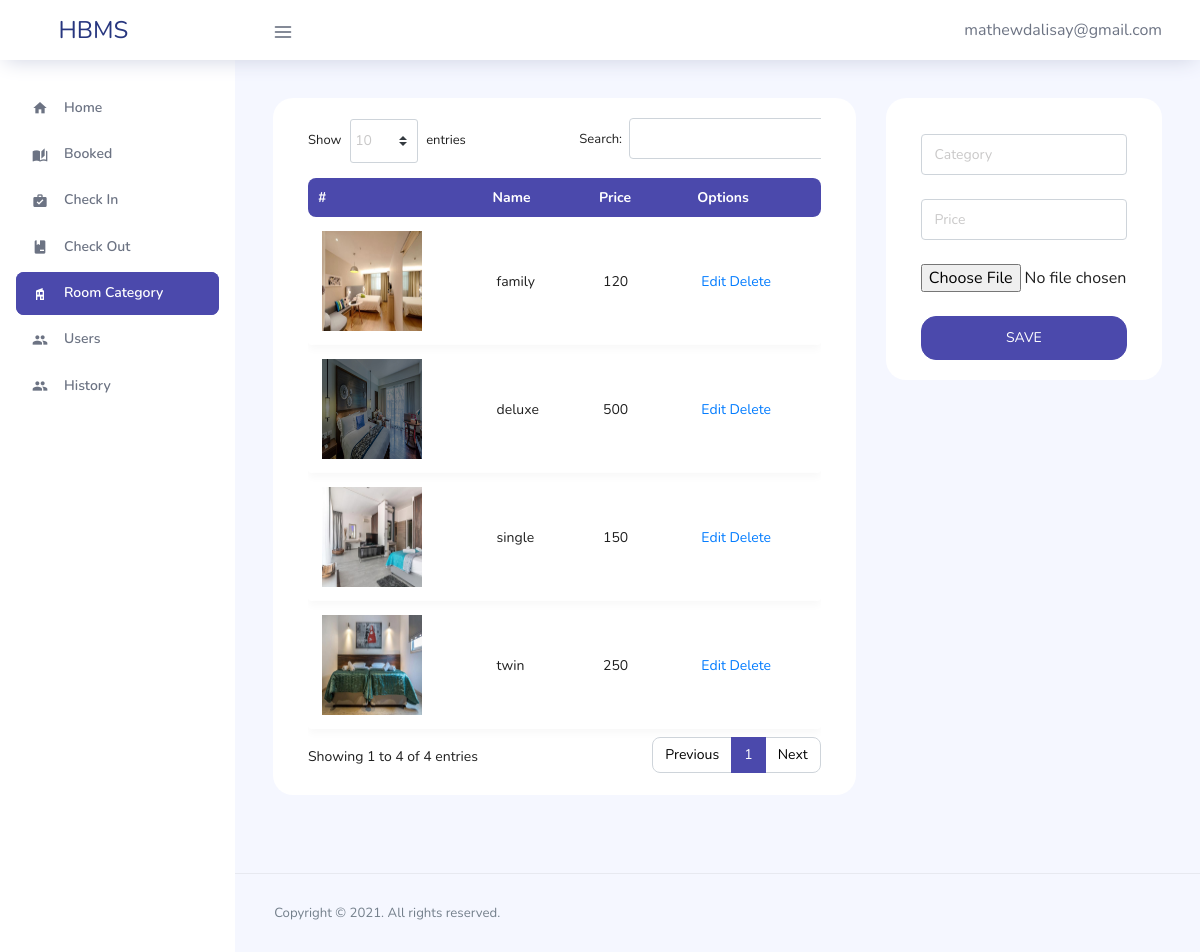
/admin/rooms.php (signed in), run on the app's committed database.
### tables this page shows
CREATE TABLE `room_category` (
  `id` int(11) NOT NULL,
  `category` varchar(50) NOT NULL,
  `price` varchar(50) NOT NULL,
  `image` blob NOT NULL
);

### admin/rooms.php (the view, shortened to what this page needs)
<?php
include('../connection.php');
?>
<!DOCTYPE html>
<html lang="en">
<head>
  <link rel="stylesheet" href="../src/plugins/template/vendors/feather/feather.css">
  <link rel="stylesheet" href="../src/plugins/template/vendors/ti-icons/css/themify-icons.css">
  <link rel="stylesheet" href="../src/plugins/template/vendors/css/vendor.bundle.base.css">
  <link rel="stylesheet" href="../src/plugins/template/vendors/datatables.net-bs4/dataTables.bootstrap4.css">
  <link rel="stylesheet" href="../src/plugins/template/vendors/ti-icons/css/themify-icons.css">
  <link rel="stylesheet" href="../src/plugins/template/vendors/mdi/css/materialdesignicons.min.css">
  <link rel="stylesheet" type="text/css" href="../src/plugins/template/js/select.dataTables.min.css">
  <link rel="stylesheet" href="../src/plugins/template/css/vertical-layout-light/style.css">
</head>
<body>
  <div class="container-scroller">
    <nav class="navbar col-lg-12 col-12 p-0 fixed-top d-flex flex-row">
      <div class="text-center navbar-brand-wrapper d-flex align-items-center justify-content-center">
        <a class="navbar-brand brand-logo mr-5" href="home.php">HBMS</a>
      </div>
      <div class="navbar-menu-wrapper d-flex align-items-center justify-content-end">
        <button class="navbar-toggler navbar-toggler align-self-center" type="button" data-toggle="minimize">
          <span class="icon-menu"></span>
        </button>
        <ul class="navbar-nav navbar-nav-right">
          <li class="nav-item nav-profile dropdown">
            <a class="nav-link dropdown-toggle" href="#" data-toggle="dropdown" id="profileDropdown">
            <?php echo $_SESSION['email'];?>
            </a>
          </li>
        </ul>
      </div>
    </nav>
    <div class="container-fluid page-body-wrapper">
      <nav class="sidebar sidebar-offcanvas" id="sidebar">
        <ul class="nav">
          <li class="nav-item">
            <a class="nav-link" href="home.php">
              <i class="mdi mdi-home menu-icon"></i>
              <span class="menu-title">Home</span>
            </a>
          </li>
          <li class="nav-item">
            <a class="nav-link" href="booked.php">
              <i class="mdi mdi-book-open-page-variant menu-icon"></i>
              <span class="menu-title">Booked</span>
            </a>
          </li>
          <li class="nav-item">
            <a class="nav-link" href="check-in.php">
              <i class="mdi mdi-briefcase-check menu-icon"></i>
              <span class="menu-title">Check In</span>
            </a>
          </li>
          <li class="nav-item">
            <a class="nav-link" href="check-out.php">
              <i class="mdi mdi-book-minus menu-icon"></i>
              <span class="menu-title">Check Out</span>
            </a>
          </li>
          <li class="nav-item">
            <a class="nav-link" href="rooms.php">
              <i class="mdi mdi-home-modern menu-icon"></i>
              <span class="menu-title">Room Category</span>
            </a>
          </li>
          <li class="nav-item">
            <a class="nav-link" href="users.php">
              <i class="mdi mdi-account-multiple menu-icon"></i>
              <span class="menu-title">Users</span>
            </a>
          </li>
          <li class="nav-item">
            <a class="nav-link" href="history.php">
              <i class="mdi mdi-account-multiple menu-icon"></i>
              <span class="menu-title">History</span>
            </a>
          </li>
        </ul>
      </nav>
      <div class="main-panel">
        <div class="content-wrapper">
          <div class="row">
            <div class="col-md-8 grid-margin streach-card">
                <div class="card position-relative">
                    <div class="card-body">
                        <div class="col-md-12 col-xl-12 ">
                            <div class="table-responsive">
                                <table id="data" class="display expandable-table" style="width:100%">
                                    <thead>
                                        <th>#</th>
                                        <th>Name</th>
                                        <th>Price</th>
                                        <th>Options</th>
                                    </thead>
                                    <tbody>
                                        <?php
                                            $sql_view = "SELECT * FROM room_category";
                                            $run_view = mysqli_query($conn,$sql_view);
                                            if(mysqli_num_rows($run_view) > 0){
                                                foreach($run_view as $row){
                                                    ?>
                                                        <tr>
                                                            <td>
                                                                <img src="<?php echo "rooms/" . $row['image']?>" alt="room image" style="border-radius: 0px;" width="100px" height="100px">
                                                            </td>
                                                            <td>
                                                                <?php echo $row['category']?>
                                                            </td>
                                                            <td>
                                                                <?php echo $row['price']?>
                                                            </td>
                                                            <td>
                                                                <a data-id="<?= $row ['id']; ?>" class="rooms" href="#" data-toggle='modal' data-target='#roomModal'>Edit</a>
                                                                <a href="delete-room.php?id=<?php echo $row['id'] ?>">Delete</a>
                                                            </td>
                                                        </tr>
                                                    <?php
                                                }
                                            }
                                        ?>
                                    </tbody>
                                </table>
                            </div>
                        </div>
                    </div>
                </div>
            </div>
            <div class="col-md-4 grid-margin streach-card">
                <div class="card position-relative">
                    <div class="card-body">
                        <div class="col-md-12">
                            <form class="pt-3" action="" method="POST">
                                <div class="form-group">
                                    <input type="text" class="form-control form-control-sm" name="category" id="exampleInputEmail1" placeholder="Category">
                                </div>
                                <div class="form-group">
                                    <input type="text" class="form-control form-control-sm" name="price" id="exampleInputEmail1" placeholder="Price">
                                </div>
                                <div class="form-group">
                                    <input type="file" name="image" id="exampleInputPassword1" placeholder="Image">
                                </div>
                                <div class="mt-3">
                                    <input type="submit" class="btn btn-block btn-primary btn-md font-weight-medium auth-form-btn" name="add_room" value="SAVE">
                                </div>
                            </form>
                        </div>
                    </div>
                </div>
            </div>
          </div>
        </div>
        <footer class="footer">
          <div class="d-sm-flex justify-content-center justify-content-sm-between">
            <span class="text-muted text-center text-sm-left d-block d-sm-inline-block">Copyright © 2021. All rights reserved.</span>
          </div>
        </footer>
      </div>
    </div>
  </div>
</body>
</html>

### data on the page
room_category: image (picture), category "family", price "120"
room_category: image (picture), category "deluxe", price "500"
room_category: image (picture), category "single", price "150"
room_category: image (picture), category "twin", price "250"

### other printed values
$_SESSION['email'] "mathewdalisay@gmail.com"
